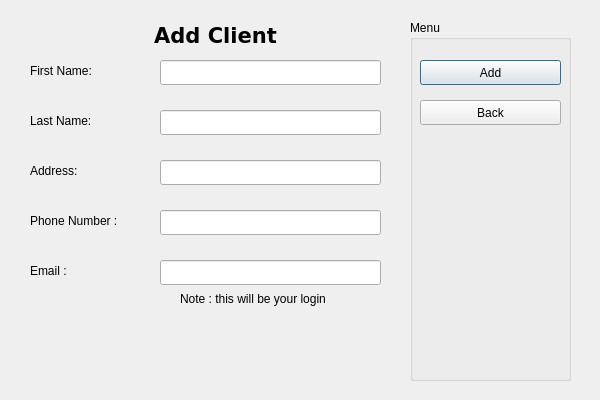
<?xml version="1.0" encoding="UTF-8"?>
<ui version="4.0">
 <class>addClient</class>
 <widget class="QDialog" name="addClient">
  <property name="geometry">
   <rect>
    <x>0</x>
    <y>0</y>
    <width>600</width>
    <height>400</height>
   </rect>
  </property>
  <property name="windowTitle">
   <string>Add Client</string>
  </property>
  <widget class="QGroupBox" name="groupBox">
   <property name="geometry">
    <rect>
     <x>410</x>
     <y>20</y>
     <width>161</width>
     <height>361</height>
    </rect>
   </property>
   <property name="title">
    <string>Menu</string>
   </property>
   <widget class="QPushButton" name="addButton">
    <property name="geometry">
     <rect>
      <x>10</x>
      <y>40</y>
      <width>141</width>
      <height>25</height>
     </rect>
    </property>
    <property name="text">
     <string>Add</string>
    </property>
   </widget>
   <widget class="QPushButton" name="backButton">
    <property name="geometry">
     <rect>
      <x>10</x>
      <y>80</y>
      <width>141</width>
      <height>25</height>
     </rect>
    </property>
    <property name="text">
     <string>Back</string>
    </property>
   </widget>
   <widget class="QPushButton" name="editButton">
    <property name="geometry">
     <rect>
      <x>10</x>
      <y>40</y>
      <width>141</width>
      <height>25</height>
     </rect>
    </property>
    <property name="text">
     <string>Edit</string>
    </property>
   </widget>
   <zorder>editButton</zorder>
   <zorder>addButton</zorder>
   <zorder>backButton</zorder>
  </widget>
  <widget class="QLabel" name="label">
   <property name="geometry">
    <rect>
     <x>130</x>
     <y>20</y>
     <width>171</width>
     <height>31</height>
    </rect>
   </property>
   <property name="font">
    <font>
     <family>DejaVu Sans</family>
     <pointsize>16</pointsize>
     <weight>75</weight>
     <bold>true</bold>
    </font>
   </property>
   <property name="lineWidth">
    <number>0</number>
   </property>
   <property name="text">
    <string>Add Client</string>
   </property>
   <property name="alignment">
    <set>Qt::AlignCenter</set>
   </property>
  </widget>
  <widget class="QLabel" name="label_2">
   <property name="geometry">
    <rect>
     <x>30</x>
     <y>60</y>
     <width>91</width>
     <height>21</height>
    </rect>
   </property>
   <property name="text">
    <string>First Name:</string>
   </property>
   <property name="alignment">
    <set>Qt::AlignLeading|Qt::AlignLeft|Qt::AlignVCenter</set>
   </property>
  </widget>
  <widget class="QLineEdit" name="clientFName">
   <property name="geometry">
    <rect>
     <x>160</x>
     <y>60</y>
     <width>221</width>
     <height>25</height>
    </rect>
   </property>
  </widget>
  <widget class="QLabel" name="label_3">
   <property name="geometry">
    <rect>
     <x>30</x>
     <y>110</y>
     <width>81</width>
     <height>21</height>
    </rect>
   </property>
   <property name="text">
    <string>Last Name:</string>
   </property>
  </widget>
  <widget class="QLabel" name="label_4">
   <property name="geometry">
    <rect>
     <x>30</x>
     <y>210</y>
     <width>121</width>
     <height>21</height>
    </rect>
   </property>
   <property name="text">
    <string>Phone Number :</string>
   </property>
  </widget>
  <widget class="QLabel" name="label_5">
   <property name="geometry">
    <rect>
     <x>30</x>
     <y>260</y>
     <width>64</width>
     <height>21</height>
    </rect>
   </property>
   <property name="text">
    <string>Email :</string>
   </property>
  </widget>
  <widget class="QLineEdit" name="clientPNum">
   <property name="geometry">
    <rect>
     <x>160</x>
     <y>210</y>
     <width>221</width>
     <height>25</height>
    </rect>
   </property>
  </widget>
  <widget class="QLabel" name="label_7">
   <property name="geometry">
    <rect>
     <x>30</x>
     <y>160</y>
     <width>64</width>
     <height>21</height>
    </rect>
   </property>
   <property name="text">
    <string>Address:</string>
   </property>
  </widget>
  <widget class="QLineEdit" name="clientAdd">
   <property name="geometry">
    <rect>
     <x>160</x>
     <y>160</y>
     <width>221</width>
     <height>25</height>
    </rect>
   </property>
  </widget>
  <widget class="QLineEdit" name="clientLName">
   <property name="geometry">
    <rect>
     <x>160</x>
     <y>110</y>
     <width>221</width>
     <height>25</height>
    </rect>
   </property>
  </widget>
  <widget class="QLineEdit" name="clientEmail">
   <property name="geometry">
    <rect>
     <x>160</x>
     <y>260</y>
     <width>221</width>
     <height>25</height>
    </rect>
   </property>
  </widget>
  <widget class="QLabel" name="label_6">
   <property name="geometry">
    <rect>
     <x>180</x>
     <y>290</y>
     <width>191</width>
     <height>17</height>
    </rect>
   </property>
   <property name="text">
    <string>Note : this will be your login</string>
   </property>
  </widget>
 </widget>
 <resources/>
 <connections/>
</ui>
